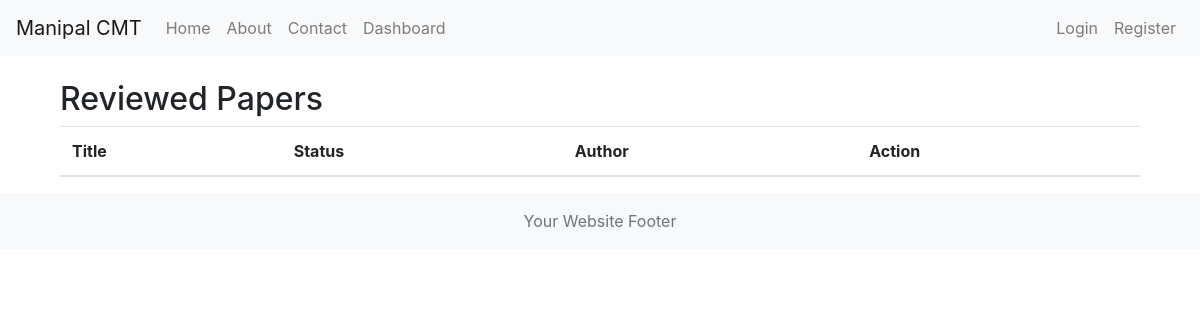
The page /submit-paper/c/accept-reject/ on the database as committed earlier.
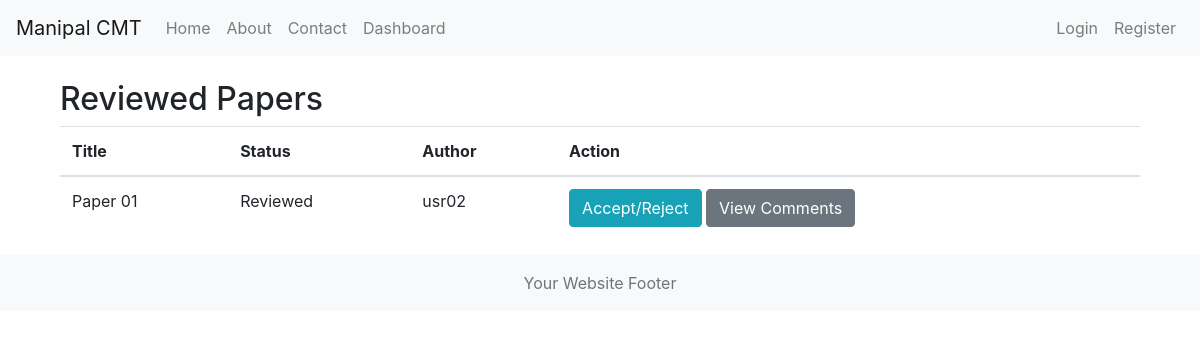
The same page on the database as committed later.
### submissions/models.py (models this page shows, shortened)
class Paper(models.Model):
    STATUS_CHOICES = (
        ('not_reviewed', 'Not Reviewed'),
        ('under_review', 'Under Review'),
        ('reviewed', 'Reviewed'),
        ('accepted', 'Accepted'),
        ('rejected', 'Rejected'),
    )
    TRACKS = (
        ('track01', 'Track One'),
        ('track02', 'Track Two'),
        ('track03', 'Track Three')
    )
    id = models.UUIDField(primary_key=True, default=uuid.uuid4, editable=False)
    title = models.CharField(max_length=100)
    abstract = models.TextField()
    author = models.ForeignKey(User, on_delete=models.CASCADE)
    submission_date = models.DateTimeField(auto_now_add=True)
    track = models.CharField(max_length=50, choices=TRACKS)
    status = models.CharField(max_length=20, choices=STATUS_CHOICES, default='not_reviewed')
    reviewer1 = models.ForeignKey(User, on_delete=models.SET_NULL, related_name='reviewer1', null=True, blank=True)
    reviewer2 = models.ForeignKey(User, on_delete=models.SET_NULL, related_name='reviewer2', null=True, blank=True)
    assigned = models.BooleanField(default=False)
    review1_status = models.BooleanField(default=False)
    review2_status = models.BooleanField(default=False)

### submissions/views.py (the view)
# urls.py: path('c/accept-reject/', views.accept_reject, name='accept_reject'),
def accept_reject(request):
    reviewed_papers = Paper.objects.filter(status='reviewed')
    return render(request, 'accept_reject.html', {'reviewed_papers': reviewed_papers})

### submissions/templates/accept_reject.html (shortened to what this page needs)
{% extends 'layout.html' %}
{% block content %}
<div class="container">
    <h2>Reviewed Papers</h2>
    <table class="table">
        <thead>
            <tr>
                <th>Title</th>
                <th>Status</th>
                <th>Author</th>
                <th>Action</th>
            </tr>
        </thead>
        <tbody>
            {% for paper in reviewed_papers %}
            <tr>
                <td>{{ paper.title }}</td>
                <td>{{ paper.get_status_display }}</td>
                <td>{{ paper.author }}</td>
                <td>
                    <a href="{% url 'accept_reject_paper' paper.id %}" class="btn btn-info">Accept/Reject</a>
                    <a href="{% url 'view_comments' paper.id %}" class="btn btn-secondary">View Comments</a>
                </td>
            </tr>
            {% endfor %}
        </tbody>
    </table>
</div>
{% endblock %}

Rows that differ between the two databases and show on the page:
now on this page (row edited): Paper: title "Paper 01", status "Reviewed", author "usr02"
